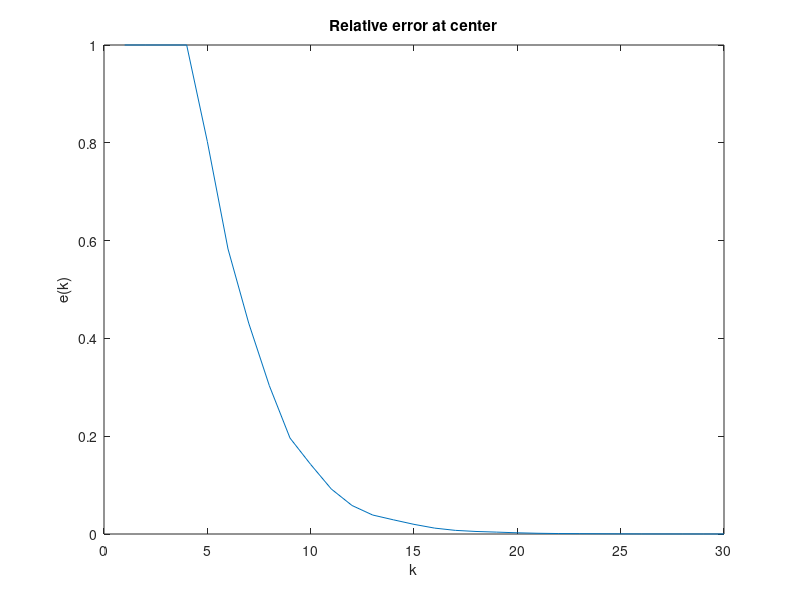
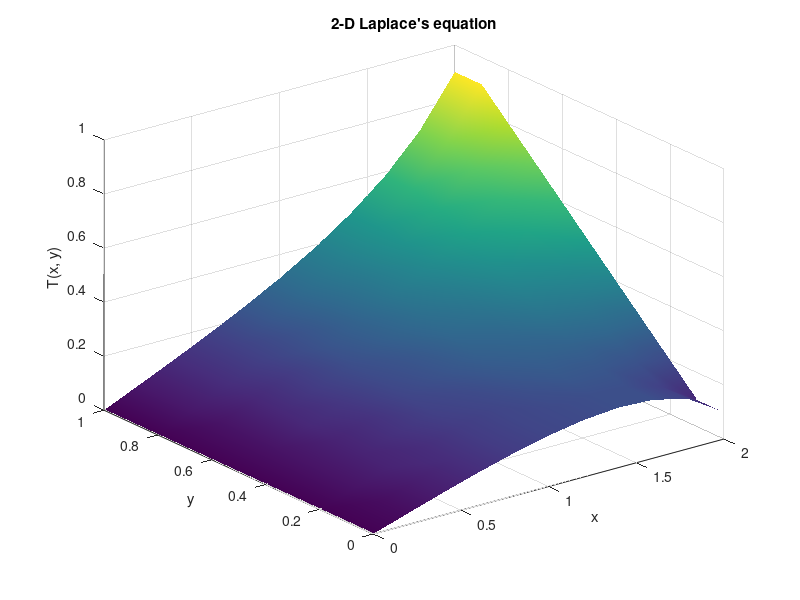

Reproduce these figures in MATLAB, in order.
%% Problem 7
clear

N=11;
M=11;
dx=2/(N-1);
dy=1/(M-1);
x = 0:dx:2;
y = 0:dy:1;

tol = 1e-5;

p = zeros(M,N);
res = zeros(M,N);


p(:,1)=0;                       % Left side at 0
p(:,N)=y;                       % Right side at y
p(1,:)=p(2,:);                  % Derivative at upper boundary is 0
p(M,:)=p(M-1,:);                % Derivative at lower boundary is 0

j=2:N-1;
i=2:M-1;

error = 10;
iter_count = 0;
sor = 1.75;

while error > tol
    error = 0;
    
    for j = 2:N-1
        for i = 2:M-1
            res(i,j) = (p(i-1,j)+p(i+1,j)+p(i,j+1)+p(i,j-1))/4-p(i,j);
            p(i,j) = p(i,j) + sor*res(i,j);
            error = max(error, abs(res(i,j)));
        end
    end
       
    % Reinforce the boundary contitions
    p(:,1)=0;
    p(:,N)=y;
    p(1,:)=p(2,:);
    p(M,:)=p(M-1,:);
    
    iter_count = iter_count+1;
    ek(iter_count) = abs((0.25-p(6,6))/0.25);
end

fprintf('SOR = %1.2f gives %i iterations\n',sor,iter_count);
plot(ek)
title('Relative error at center')
ylabel('e(k)')
xlabel('k')
figure

surf(x,y,p,'EdgeColor','none');       
shading interp
title('2-D Laplace''s equation')
xlabel('x')
ylabel('y')
zlabel('T(x, y)')